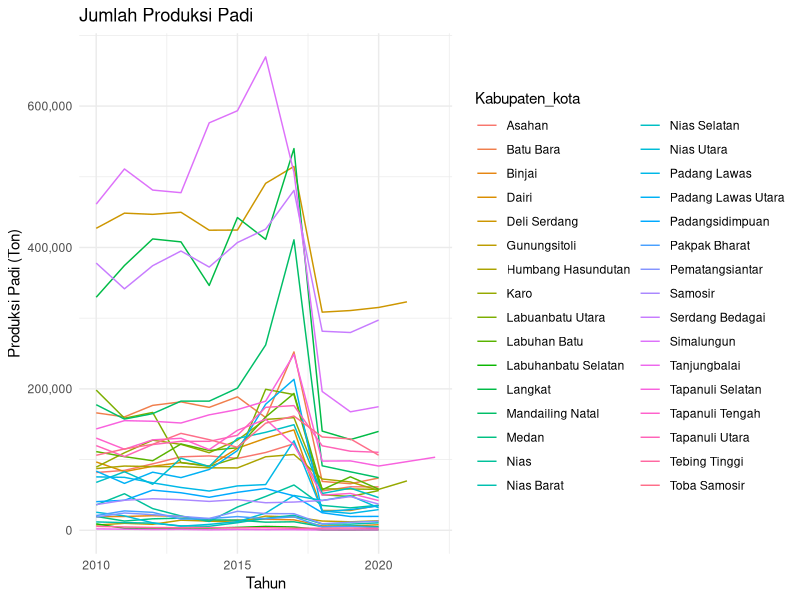
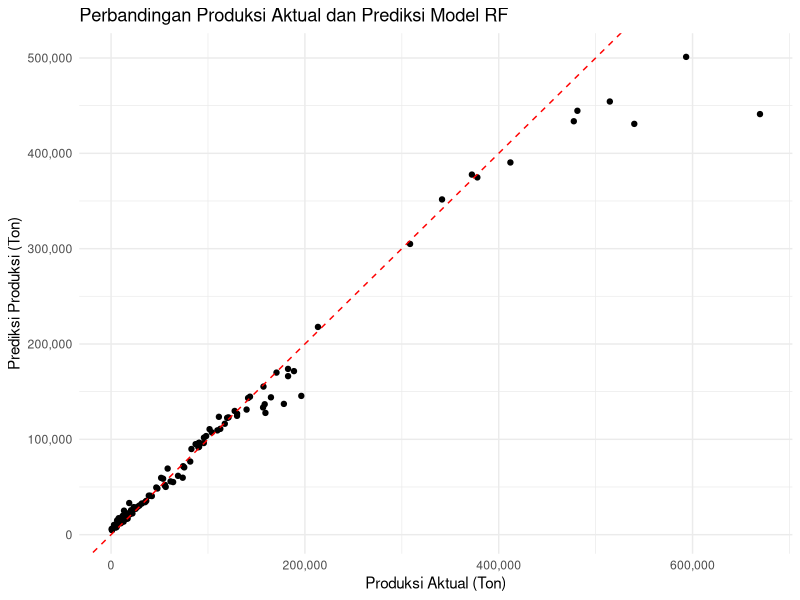
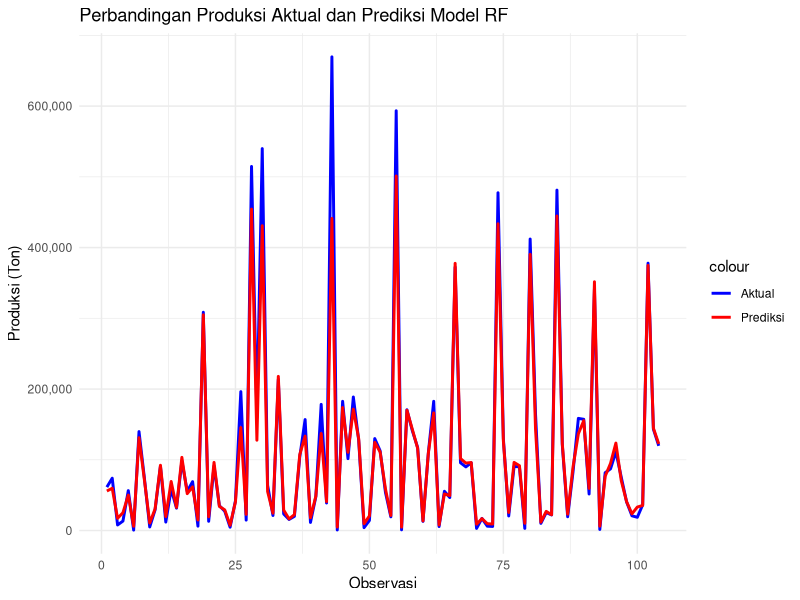
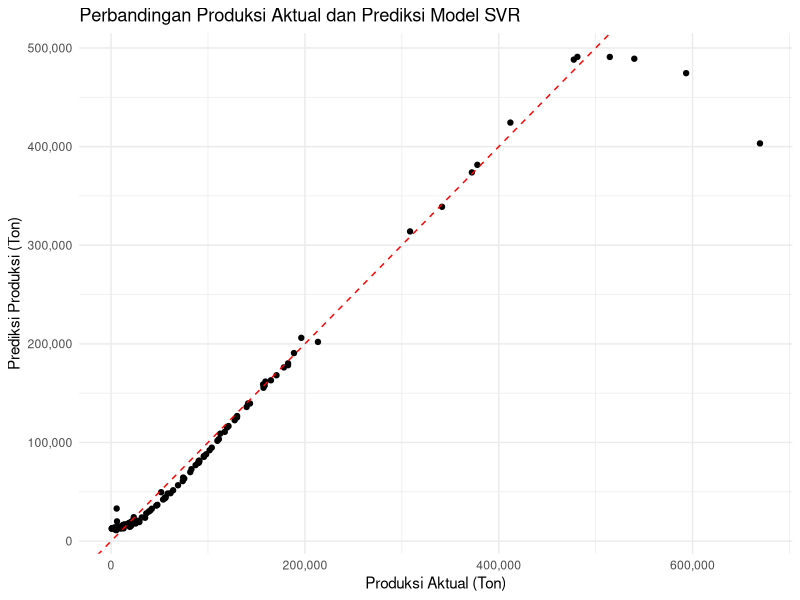
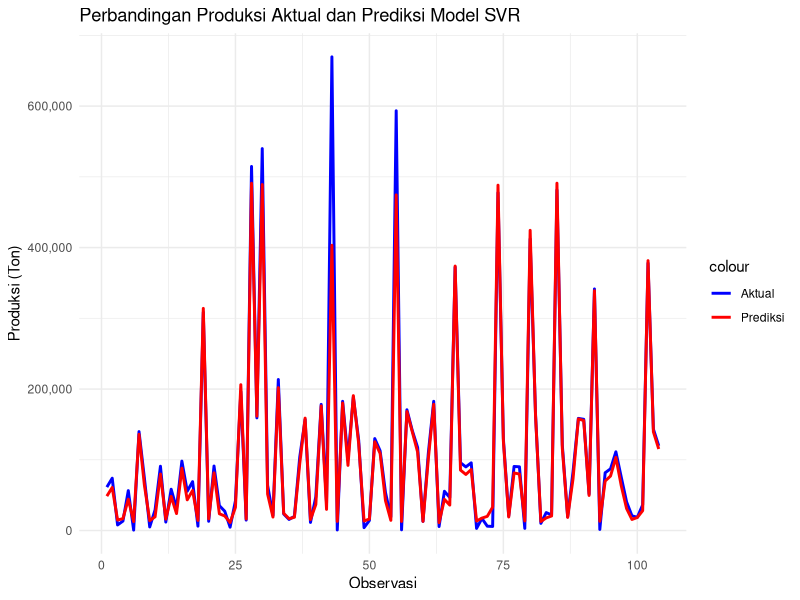
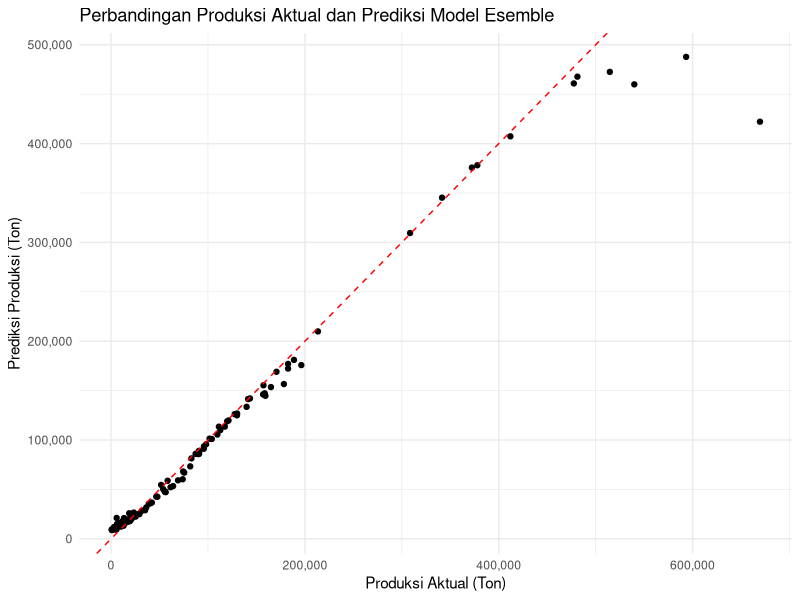
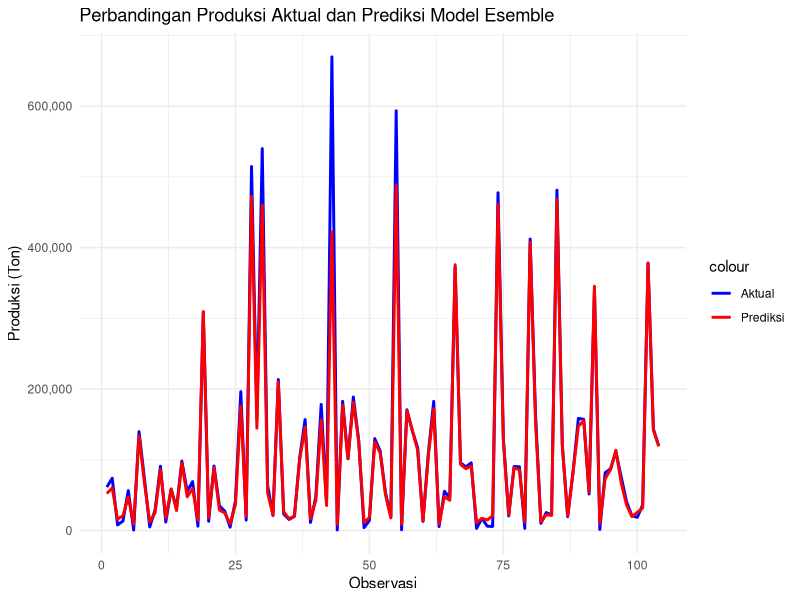

R code for these plots, in order:
## ---- chunk 1
library(tidyverse)
# library menggabung beberapa library yang digunakan untuk manipulasi data (dplyr, lubridate, ggplot2)
library(randomForest)
# library machine learning random forest
library(caret)
# library untuk membagi partisi data (data training dan data testing)
library(e1071)
# library machine learning SVR (Support Vector Regression) variance dari SVM (Support Vector Machine)
library(Metrics)
# library untuk mengukur performansi atau akurasi dari model
library(readxl)
# library untuk mengimport dataset dengan format excel.
## ---- chunk 2
padi_sumut <- read_excel("data/bps_padi_sumut.xlsx")
head(padi_sumut)
## ---- chunk 3
#Melihat struktur data
glimpse(padi_sumut)
## ---- chunk 4
# Merubah type data karakter menjadi numeric
padi_sumut$`Rata-rata produksi` <- as.numeric(padi_sumut$`Rata-rata produksi`)
padi_sumut$Produksi <- as.numeric(padi_sumut$Produksi)
padi_sumut$`Luas Panen` <- as.numeric(padi_sumut$`Luas Panen`)
glimpse(padi_sumut)
## ---- chunk 5
# Merubah type Tahun menjadi Date
padi_sumut$Tahun <- make_date(padi_sumut$Tahun)
glimpse(padi_sumut)
## ---- chunk 6
# Merubah nama variabel Kabupaten Kota, Rata-rata Produksi dan Luas Panen
names(padi_sumut)[names(padi_sumut) == "Kabupaten Kota"] <- "Kabupaten_kota"
names(padi_sumut)[names(padi_sumut) == "Rata-rata produksi"] <- "Rata_rata_produksi"
names(padi_sumut)[names(padi_sumut) == "Luas Panen"] <- "Luas_panen"
glimpse(padi_sumut)
## ---- chunk 7
# Menampikan variabel dengan baris kosong
colSums(is.na(padi_sumut))
## ---- chunk 8
# Menghapus data NA's
padisumut_clean <- na.omit(padi_sumut)
summary(padisumut_clean)
colSums(is.na(padisumut_clean))
glimpse(padisumut_clean)
## ---- chunk 9
padisumutfilter <- padisumut_clean[padisumut_clean$Kabupaten_kota != "Sumatera Utara",]
padisumutfilter
glimpse(padisumutfilter)
## ---- chunk 10
plot_1 <- ggplot(padisumutfilter, aes(x = Tahun, y = Produksi, group = Kabupaten_kota, color = Kabupaten_kota)) +
  geom_line() +
  labs(title = "Jumlah Produksi Padi", x = "Tahun", y = "Produksi Padi (Ton)") +
  scale_y_continuous(labels = scales::comma) +
  theme_minimal() +
  theme(legend.position = "right")
plot_1

## ---- chunk 11
# your code



## ---- chunk 12
# Menyiapkan data pelatihan dan data pengujian
set.seed(123)  # Untuk hasil yang dapat direproduksi
splitIndex <- createDataPartition(padisumutfilter$Produksi, p = 0.7, list = FALSE)
data_train <- padisumutfilter[splitIndex, ]  # Data pelatihan (70%)
data_test <- padisumutfilter[-splitIndex, ]  # Data pengujian (30%)
dim(data_train)
dim(data_test)
## ---- chunk 13
# Membuat model RF
rf_model <- randomForest(Produksi ~ Luas_panen + Rata_rata_produksi, data = data_train, ntree = 100)
## ---- chunk 14
# Melakukan Prediksi terhadap Data Pengujian
predictions_rf <- predict(rf_model, data_test)
## ---- chunk 15
# Visualisasi produksi Aktual dengan Hasil Prediksi
result_data_rf <- data.frame(Produksi = data_test$Produksi, Predictions = predictions_rf)

# Visualisasi Perbandingan Produksi Aktual dengan Hasil Prediksi
ggplot(data = result_data_rf, aes(x = Produksi, y = Predictions)) +
  geom_point() +
  geom_abline(intercept = 0, slope = 1, color = "red", linetype = "dashed") +
  scale_x_continuous(labels = scales::comma) +
  scale_y_continuous(labels = scales::comma) +
  labs(x = "Produksi Aktual (Ton)", y = "Prediksi Produksi (Ton)") +
  ggtitle("Perbandingan Produksi Aktual dan Prediksi Model RF") +
  theme_minimal()

# Visualisasi dengan Plot Line
ggplot(data = result_data_rf, aes(x = 1:length(Produksi))) +
  geom_line(aes(y = Produksi, color = "Aktual"), size = 1) +
  geom_line(aes(y = Predictions, color = "Prediksi"), size = 1) +
  labs(x = "Observasi", y = "Produksi (Ton)") +
  scale_color_manual(values = c("Aktual" = "blue", "Prediksi" = "red")) +
  ggtitle("Perbandingan Produksi Aktual dan Prediksi Model RF") +
  scale_y_continuous(labels = scales::comma) +
  theme_minimal()
## ---- chunk 16
# Evaluasi RF Model

# Hitung MAE (Mean Absolute Error)
mae_value_rf <- mae(data_test$Produksi, predictions_rf)

# Hitung MSE (Mean Square Error)
mse_value_rf <- mse(data_test$Produksi, predictions_rf)

# Hitung MAPE (Mean Absolute Percent Error)
mape_value_rf <- mape(data_test$Produksi, predictions_rf)

# Tampilkan hasil evaluasi
cat(paste("MAE: ", mae_value_rf, "\n"))
cat(paste("MSE: ", mse_value_rf, "\n"))
cat(paste("MAPE: ", mape_value_rf, "%\n"))
## ---- chunk 17
# Membuat model SVR
svr_model <- svm(Produksi ~ Luas_panen + Rata_rata_produksi, data = data_train, kernel = "radial", cost = 1)
## ---- chunk 18
# Melakukan prediksi dengan Data Testing
predictions_svr <- predict(svr_model, data_test)
## ---- chunk 19
# Visualisasi hasil prediksi
result_data_svr <- data.frame(Produksi = data_test$Produksi, Predictions = predictions_svr)

# Visualisasi Perbandingan Produksi Aktual dengan Hasil Prediksi
ggplot(data = result_data_svr, aes(x = Produksi, y = Predictions)) +
  geom_point() +
  geom_abline(intercept = 0, slope = 1, color = "red", linetype = "dashed") +
  labs(x = "Produksi Aktual (Ton)", y = "Prediksi Produksi (Ton)") +
  scale_x_continuous(labels = scales::comma) +
  scale_y_continuous(labels = scales::comma) +
  ggtitle("Perbandingan Produksi Aktual dan Prediksi Model SVR") +
  theme_minimal()

# Buat grafik garis dengan ggplot2
ggplot(data = result_data_svr, aes(x = 1:length(Produksi))) +
  geom_line(aes(y = Produksi, color = "Aktual"), size = 1) +
  geom_line(aes(y = Predictions, color = "Prediksi"), size = 1) +
  labs(x = "Observasi", y = "Produksi (Ton)") +
  scale_color_manual(values = c("Aktual" = "blue", "Prediksi" = "red")) +
  ggtitle("Perbandingan Produksi Aktual dan Prediksi Model SVR") +
  scale_y_continuous(labels = scales::comma) +
  theme_minimal()
## ---- chunk 20
# Evaluasi SVR Model

# Hitung MAE
mae_value_svr <- mae(data_test$Produksi, predictions_svr)

# Hitung MSE
mse_value_svr <- mse(data_test$Produksi, predictions_svr)

# Hitung MAPE
mape_value_svr <- mape(data_test$Produksi, predictions_svr)

# Tampilkan hasil evaluasi
cat(paste("MAE: ", mae_value_svr, "\n"))
cat(paste("MSE: ", mse_value_svr, "\n"))
cat(paste("MAPE: ", mape_value_svr, "%\n"))
## ---- chunk 21
#Hybrid Model SVR dan rf
predictions_hybrid_svr_rf <- (predictions_svr + predictions_rf) / 2
## ---- chunk 22
# Hitung MAE
mae_value_hybrid_svr_rf <- mae(data_test$Produksi, predictions_hybrid_svr_rf)

# Hitung MSE
mse_value_hybrid_svr_rf <- mse(data_test$Produksi, predictions_hybrid_svr_rf)

# Hitung MAPE
mape_value_hybrid_svr_rf <- mape(data_test$Produksi, predictions_hybrid_svr_rf)

# Tampilkan hasil evaluasi
cat(paste("MAE: ", mae_value_hybrid_svr_rf, "\n"))
cat(paste("MSE: ", mse_value_hybrid_svr_rf, "\n"))
cat(paste("MAPE: ", mape_value_hybrid_svr_rf, "%\n"))
## ---- chunk 23
# Visualisasi hasil prediksi dan nilai aktual
result_data <- data.frame(
  Produksi = data_test$Produksi,
  Pred_Hybrid = predictions_hybrid_svr_rf
)

# Visualisasi Perbandingan Produksi Aktual dengan Hasil Prediksi
ggplot(data = result_data, aes(x = Produksi, y = Pred_Hybrid)) +
  geom_point() +
  geom_abline(intercept = 0, slope = 1, color = "red", linetype = "dashed") +
  labs(x = "Produksi Aktual (Ton)", y = "Prediksi Produksi (Ton)") +
  scale_x_continuous(labels = scales::comma) +
  scale_y_continuous(labels = scales::comma) +
  ggtitle("Perbandingan Produksi Aktual dan Prediksi Model Esemble") +
  theme_minimal()

# Buat grafik garis dengan ggplot2
ggplot(data = result_data, aes(x = 1:length(Produksi))) +
  geom_line(aes(y = Produksi, color = "Aktual"), size = 1) +
  geom_line(aes(y = Pred_Hybrid, color = "Prediksi"), size = 1) +
  labs(x = "Observasi", y = "Produksi (Ton)") +
  scale_color_manual(values = c("Aktual" = "blue", "Prediksi" = "red")) +
  ggtitle("Perbandingan Produksi Aktual dan Prediksi Model Esemble") +
  scale_y_continuous(labels = scales::comma) +
  theme_minimal()
## ---- chunk 24
model_performance <- data.frame(
  No = c(1:3),
  Model = c("Random Forest", "SVR", "Esemble RF & SVR"),
  MSE = c(mse_value_rf, mse_value_svr, mse_value_hybrid_svr_rf),
  MAE = c(mae_value_rf, mae_value_svr, mae_value_hybrid_svr_rf),
  MAPE = c(mape_value_rf, mape_value_svr, mape_value_hybrid_svr_rf),
  stringsAsFactors = FALSE
  
)
model_performance
